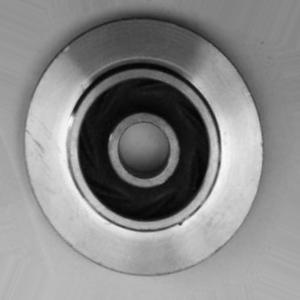
#> input picture quest/casting/input/train_data/cast_def_0_103.jpeg, 300 x 300 px
$ jupyter execute --allow-errors Untitled.ipynb
#> lines starting #> are read from the running program, lines starting #| are printed output that depends on the picture
[cell 1]
from PIL import  Image, ImageDraw

#> (the rest of this cell did not finish here and is left out)

#> (a cell that did not finish here is left out)

#> (a cell that did not finish here is left out)

[cell 4]
import matplotlib.pyplot as plt

[cell 5]
im1 = Image.open("../input/train_data/cast_def_0_103.jpeg")
#> im1 is the input picture: PIL image 300x300 RGB; min 0, max 253, mean 136.1
im2 = Image.open("../input/train_data/cast_def_0_15.jpeg")
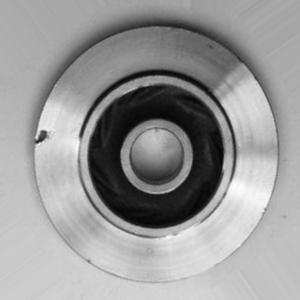
#> input picture quest/casting/input/train_data/cast_def_0_15.jpeg, 300 x 300 px
#> im2 is the input picture: PIL image 300x300 RGB; min 0, max 255, mean 152.1
im3 = Image.open("../input/train_data/cast_def_0_2384.jpeg")
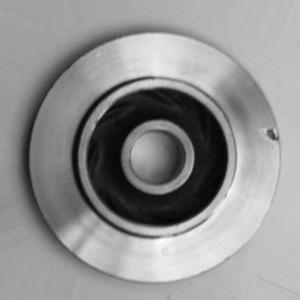
#> input picture quest/casting/input/train_data/cast_def_0_2384.jpeg, 300 x 300 px
#> im3 is the input picture: PIL image 300x300 RGB; min 1, max 254, mean 145.5
#> (the rest of this cell did not finish here and is left out)

[cell 6]
im = Image.new('RGB', (300,300), 'gray')
#> im: PIL image 300x300 RGB; every value is 128
d = ImageDraw.Draw(im)
d.rectangle(xy=[(100, 220),(180, 270)], outline='red', width=3)

plt.imshow(im)
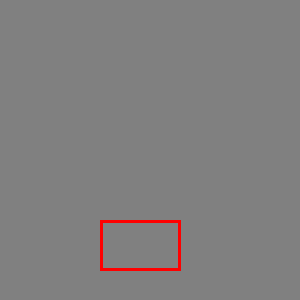
#> shown: shape (300, 300, 3); mean R, G, B 129.1, 126.9, 126.9
